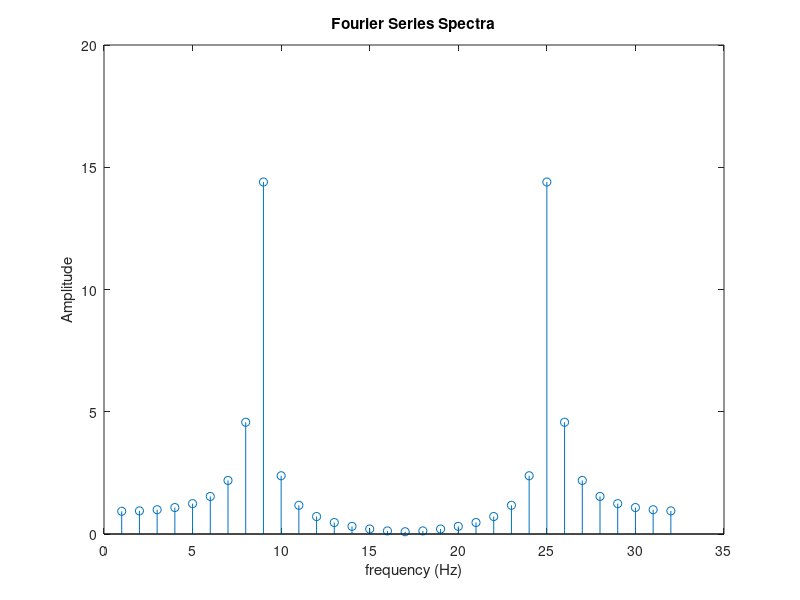
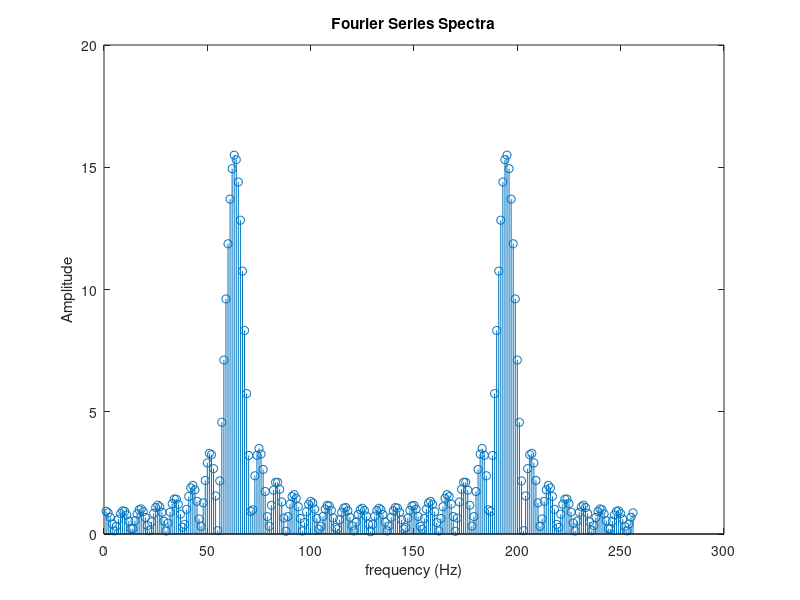

The MATLAB script that drew these images, in order:
clc
close all
clear all


N = 32;
signal_frequency = 243;    %f
sampling_frequency = 1000; %f_s
w = 2*pi*signal_frequency;
t = 0 : 1/sampling_frequency : (N-1) / sampling_frequency;         % Time step                                     
%t_s=1/(f_s)
%t=t_s*(0:N-1)

x=sin(w*t);
figure                                                             % figure 1
stem(abs(fft(x)))
xlabel('frequency (Hz)'); ylabel('Amplitude');
title('Fourier Series Spectra')

figure                                                             % figure 2
stem(abs(fft(x,256)))
xlabel('frequency (Hz)'); ylabel('Amplitude');
title('Fourier Series Spectra')
